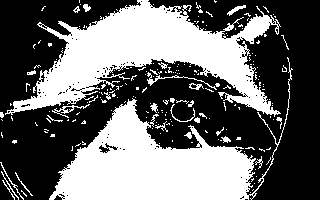
#> input picture data/1bit-otsu/000.png, 320 x 200 px, found by its file name
$ jupyter execute otsu.ipynb
#> lines starting #> are read from the running program, lines starting #| are printed output that depends on the picture; after the words box and inside, x2 and y2 are one past the last pixel; in counts of white or black regions, pixels touching at a corner belong together
[cell 1]
import cv2
import numpy as np
import matplotlib.pyplot as plt

[cell 2]
def remap_image(img):
	img = img - img.min()
	return (img / np.abs(img).max() * 255).astype(int)

[cell 3]
def compute_otsu_criteria(im, th):
    """Otsu's method to compute criteria."""
    # create the thresholded image
    thresholded_im = np.zeros(im.shape)
    thresholded_im[im >= th] = 1

    # compute weights
    nb_pixels = im.size
    nb_pixels1 = np.count_nonzero(thresholded_im)
    weight1 = nb_pixels1 / nb_pixels
    weight0 = 1 - weight1

    # if one of the classes is empty, eg all pixels are below or above the threshold, that threshold will not be considered
    # in the search for the best threshold
    if weight1 == 0 or weight0 == 0:
        return np.inf

    # find all pixels belonging to each class
    val_pixels1 = im[thresholded_im == 1]
    val_pixels0 = im[thresholded_im == 0]

    # compute variance of these classes
    var1 = np.var(val_pixels1) if len(val_pixels1) > 0 else 0
    var0 = np.var(val_pixels0) if len(val_pixels0) > 0 else 0

    return weight0 * var0 + weight1 * var1

im = cv2.imread('/mnt/sdb/data/Openedsdata2020/openEDS2020-GazePrediction/train/sequences/6537/000.png')
#> im is the input picture: shape (200, 320, 3); 41.8% white; 205 white regions (177 under 20 px), largest, box (x1, y1, x2, y2) and area: (5, 0, 281, 117) 13015, (49, 57, 293, 200) 11815, (147, 72, 217, 90) 141
# For testing purposes, one can use for example im = np.random.randint(0,255, size = (50,50))

# testing all thresholds from 0 to the maximum of the image
threshold_range = range(np.max(im)+1)
criterias = [compute_otsu_criteria(im, th) for th in threshold_range]
#> in compute_otsu_criteria (call 3), `thresholded_im = np.zeros(im.shape)`: thresholded_im: shape (200, 320, 3) float64; every value is 0
#> criterias = 256 items, first 6: inf, 0, 0, 0, 0, 0

# best threshold is the one minimizing the Otsu criteria
best_threshold = threshold_range[np.argmin(criterias)]
#> best_threshold = 1

otsu = np.where(im > best_threshold, 255, 0)[:, :, 0]

img = cv2.cvtColor(im, cv2.COLOR_BGR2GRAY)
blur = cv2.GaussianBlur(img, (11,11), 0)
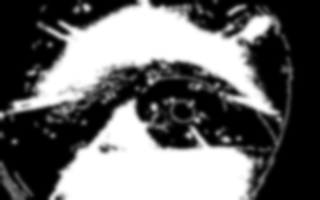
#> blur: shape (200, 320); min 0, max 255, mean 106.7
edges = cv2.Canny(image=blur, threshold1=15, threshold2=25) # Canny Edge Detection
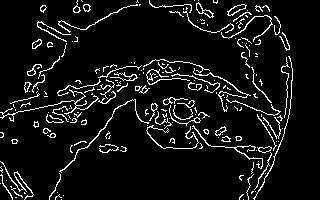
#> edges: shape (200, 320); 7.6% white in thin lines or dots
final_img = edges + otsu
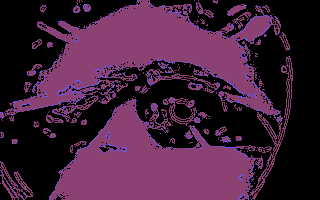
#> final_img: shape (200, 320) int64; 3 distinct labels, from 0 to 510; one colour per label, 0 black
final_img = np.where(final_img >= 255, 255, 0)
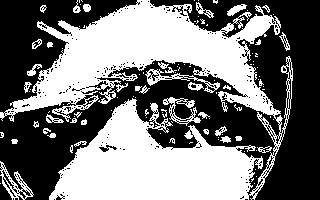
#> final_img: shape (200, 320) int64; 47% white; 115 white regions (76 under 20 px), largest, box (x1, y1, x2, y2) and area: (0, 0, 293, 200) 27327, (0, 161, 34, 200) 376, (145, 69, 220, 93) 362

plt.imshow(final_img, cmap = 'gray')

[cell 4]
plt.imshow(np.where(im > best_threshold, 255, 0), cmap = 'gray')

[cell 5]
img = cv2.imread('/mnt/sdb/data/Openedsdata2020/openEDS2020-GazePrediction/train/sequences/6426/000.png')

img = cv2.cvtColor(img, cv2.COLOR_BGR2GRAY)

# Blur the image for better edge detection
ret, thresh1 = cv2.threshold(img, 10, 50, cv2.THRESH_BINARY +
                                            cv2.THRESH_OTSU)
#> ret = 0

plt.figure()
plt.imshow(remap_image(thresh1), cmap='gray')
